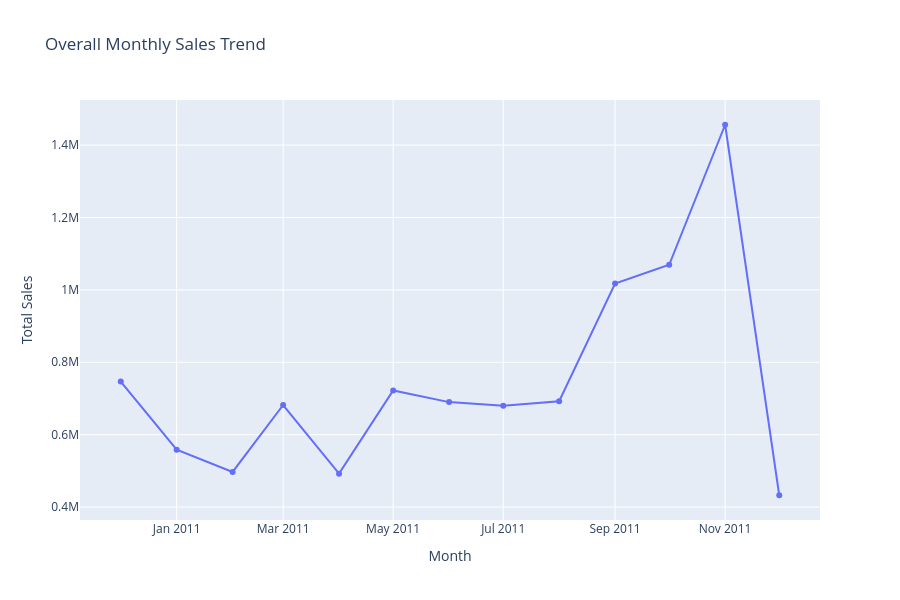

The notebook cell saved with this chart:
### Code cell
# Create an interactive line chart for monthly sales trend
fig = px.line(
    monthly_sales_plotly,                     # Dataframe used for the chart
    x='YearMonth',                            # Month shown on the x-axis
    y='Total_Sales',                          # Total monthly sales shown on the y-axis
    markers=True,                             # Add markers to each monthly point
    title='Overall Monthly Sales Trend',      # Chart title
    custom_data=['Top_3_Countries']           # Extra data to show in hover tooltip
)

# Customize the hover tooltip
fig.update_traces(
    hovertemplate=
    '<b>Month:</b> %{x}<br>' +
    '<b>Total Sales:</b> %{y:,.2f}<br><br>' +
    '<b>Top 3 Countries:</b><br>%{customdata[0]}<extra></extra>'
)

# Update chart layout and axis labels
fig.update_layout(
    xaxis_title='Month',        # Label for x-axis
    yaxis_title='Total Sales',  # Label for y-axis
    height=600                  # Set chart height
)

# Display the chart
fig.show()

### Figure 1 — Plotly figure (JSON) as saved in the notebook; plotly's stock layout.template omitted (floating-point values rounded to 4 significant figures)
{"data": [{"customdata": [["United Kingdom: 674,615.86<br>Germany: 14,527.44<br>France: 9,575.36"], ["United Kingdom: 432,995.40<br>Netherlands: 26,611.16<br>EIRE: 21,656.52"], ["United Kingdom: 407,256.67<br>Netherlands: 22,932.11<br>Australia: 14,627.47"], ["United Kingdom: 558,458.89<br>Netherlands: 22,416.49<br>EIRE: 18,783.23"], ["United Kingdom: 441,414.76<br>Germany: 11,963.37<br>EIRE: 7,570.50"], ["United Kingdom: 595,250.39<br>Netherlands: 29,185.88<br>Germany: 25,554.85"], ["United Kingdom: 553,330.21<br>Netherlands: 26,843.09<br>Australia: 25,164.77"], ["United Kingdom: 564,406.02<br>EIRE: 42,689.65<br>Germany: 15,721.66"], ["United Kingdom: 548,932.96<br>Netherlands: 39,655.81<br>Australia: 22,489.20"], ["United Kingdom: 860,104.36<br>EIRE: 42,476.20<br>Netherlands: 26,937.26"], ["United Kingdom: 876,246.45<br>Netherlands: 40,708.65<br>Germany: 30,604.27"], ["United Kingdom: 1,277,409.79<br>France: 30,638.12<br>EIRE: 30,388.05"], ["United Kingdom: 387,768.48<br>Netherlands: 11,728.02<br>Germany: 7,804.70"]], "hovertemplate": "<b>Month:</b> %{x}<br><b>Total Sales:</b> %{y:,.2f}<br><br><b>Top 3 Countries:</b><br>%{customdata[0]}<extra></extra>", "legendgroup": "", "line": {"color": "#636efa", "dash": "solid"}, "marker": {"symbol": "circle"}, "mode": "lines+markers", "name": "", "orientation": "v", "showlegend": false, "type": "scatter", "x": ["2010-12", "2011-01", "2011-02", "2011-03", "2011-04", "2011-05", "2011-06", "2011-07", "2011-08", "2011-09", "2011-10", "2011-11", "2011-12"], "xaxis": "x", "y": [746700.0, 558400.0, 497000.0, 682000.0, 492400.0, 722100.0, 690000.0, 680200.0, 692400.0, 1018000.0, 1069000.0, 1456000.0, 432700.0], "yaxis": "y"}], "layout": {"height": 600, "legend": {"tracegroupgap": 0}, "title": {"text": "Overall Monthly Sales Trend"}, "xaxis": {"anchor": "y", "domain": [0, 1], "title": {"text": "Month"}}, "yaxis": {"anchor": "x", "domain": [0, 1], "title": {"text": "Total Sales"}}}}
